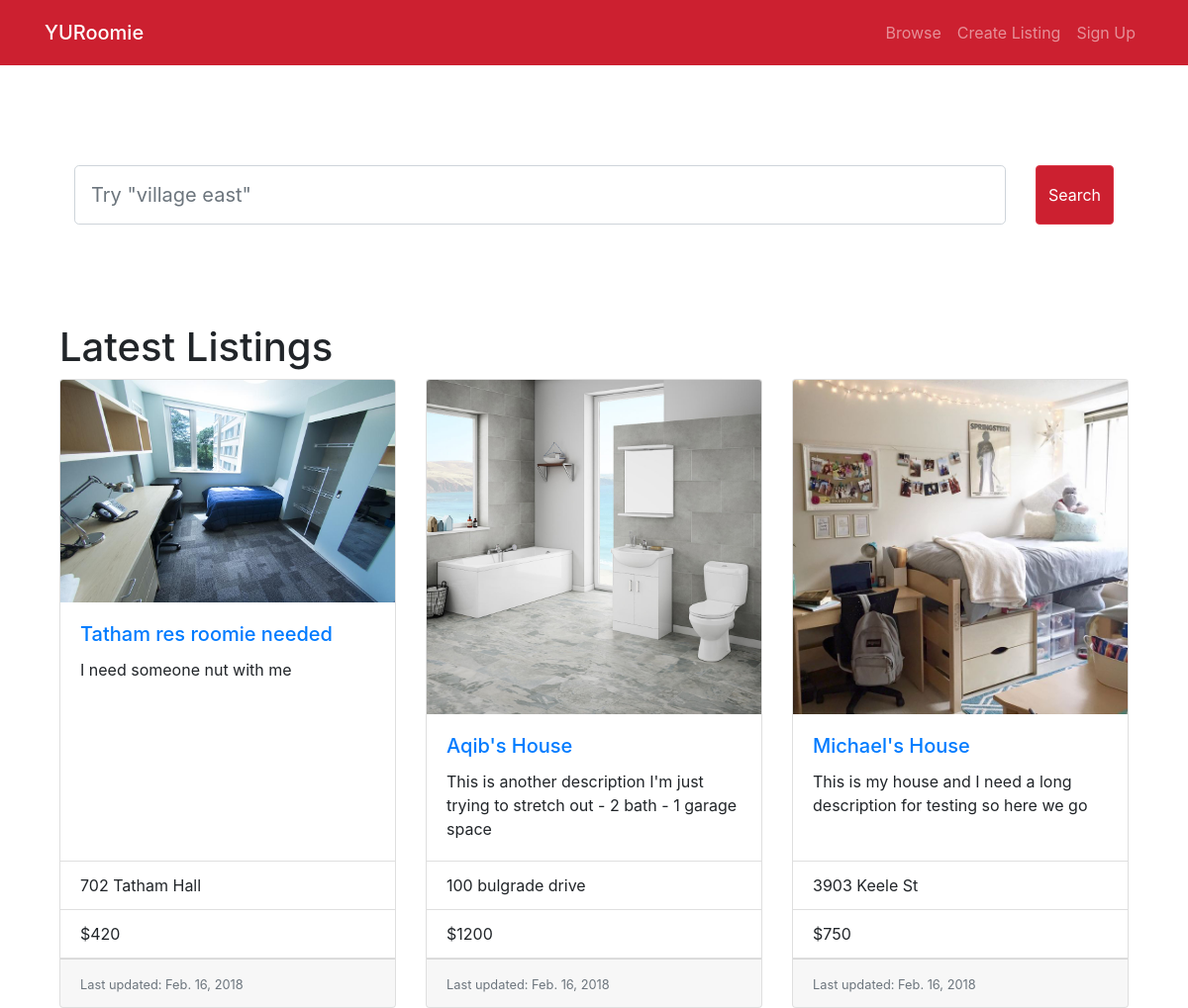
The page / on the database its author committed.
### home/models.py (models this page shows, shortened)
class Room(models.Model):
    host_name = models.CharField(max_length=50)
    address = models.CharField(max_length=100)
    property_name = models.CharField(max_length=30, default="")
    description = models.TextField(default="No Description")
    cost = models.PositiveIntegerField(default=0)
    visits = models.PositiveIntegerField(default=0)
    number_of_rooms = models.PositiveSmallIntegerField()
    last_updated = models.DateTimeField(auto_now_add=True)

class RoomImage(models.Model):
    room = models.ForeignKey(Room, on_delete=models.CASCADE)
    image = models.ImageField()

### home/views.py (the view)
# urls.py: path('', views.index, name='index'),
def index(request):
    latest_posts_list = Room.objects.order_by('-last_updated')[:4]
    return render(request, 'home/index.html', {'latest_posts_list': latest_posts_list,})

### home/templates/home/index.html
{% extends 'home/base.html'%}
{% load static %}
{% block body %}
    <div class="container-fluid">
        <div class="w-100" style="height:100px;"></div>
        <div class="col">
        </div>
        <form class="form-inline" method="GET" value="{{ request.GET.get }}">
            <div class="col">
                <input type="search" name="q" class="form-control form-control-lg" id="mainSearchBar" aria-describedby="searchHelp" placeholder="Try &quot;village east&quot;" autocomplete="off">
            </div>
            <div class="col-auto">
                <button type="submit" class="btn btn-danger form-control-lg" id="mainSearchButton">Search</button>
            </div>
        </form>
        <div class="w-100" style="height:100px;"></div>
        <h1>Latest Listings</h1>
        <div class="card-deck">
            {% if latest_posts_list %}
                {% for room in latest_posts_list %}
                    <div class="card">
                        <a href="{% url 'detail' room.id %}">
                            <img class="card-img-top" src="{{ room.roomimage_set.all.0.image.url }}" alt="{{room.name}}"></a>
                        <div class="card-body">
                            <a href="{% url 'detail' room.id %}"><h5 class="card-title">{{ room.property_name }}</h5></a>
                            <p class="card-text">{{ room.description|truncatewords:23 }}</p>
                        </div>
                        <ul class="list-group list-group-flush">
                            <li class="list-group-item">{{ room.address }}</li>
                            <li class="list-group-item">${{ room.cost }}</li>
                        </ul>
                        <div class="card-footer">
                            <small class="text-muted">Last updated: {{ room.last_updated.date }}</small>
                        </div>
                    </div>
                {% endfor %}
            {% else %}
                <h1>No rooms are available.</h1>
            {% endif %}
        </div>
    </div>
{% endblock %}

### home/static/home/css/home.css (style rules this page uses)
#mainSearchBar { height: 60px; width: 100%; }
#mainSearchButton { height: 60px; }
.btn-danger { background-color: #cc2030; }
img { width: 100%; }

### rows shown on the page
Room: roomimage_set.all.0.image (picture), property_name "Tatham res roomie needed", description "I need someone nut with me", address "702 Tatham Hall", cost "420", last_updated "Feb. 16, 2018"
Room: roomimage_set.all.0.image (picture), property_name "Aqib's House", description "This is another description I'm just trying to stretch out - 2 bath - 1 garage space", address "100 bulgrade drive", cost "1200", last_updated "Feb. 16, 2018"
Room: roomimage_set.all.0.image (picture), property_name "Michael's House", description "This is my house and I need a long description for testing so here we go", address "3903 Keele St", cost "750", last_updated "Feb. 16, 2018"
